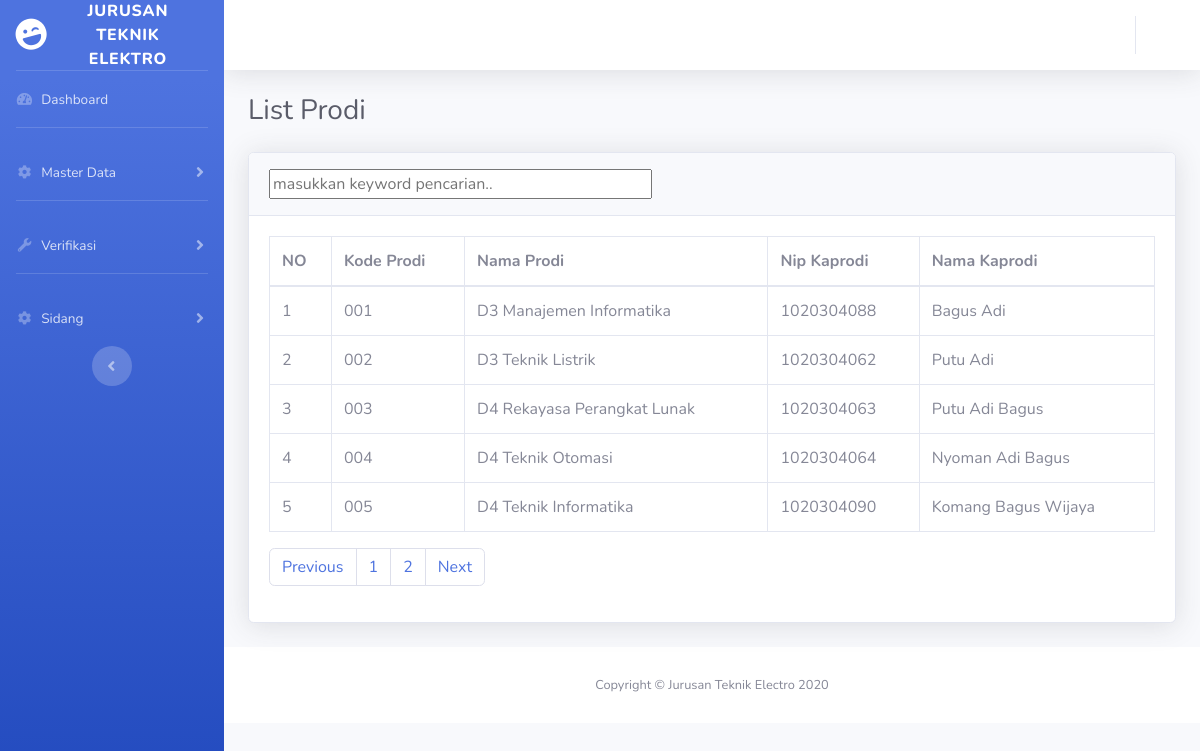
Screenshot of /dosen/listprodi.php with the database file from the repository.
### tables this page shows
CREATE TABLE `dosen` (
  `nip` varchar(20) NOT NULL,
  `namadosen` varchar(100) NOT NULL,
  `tempat_lahir` varchar(50) NOT NULL,
  `tanggal_lahir` date NOT NULL,
  `alamat` text NOT NULL,
  `email` varchar(50) NOT NULL,
  `notelp` varchar(20) NOT NULL,
  `kode_prodi` varchar(10) DEFAULT NULL,
  `id_level` varchar(10) DEFAULT NULL
);

CREATE TABLE `prodi` (
  `kode_prodi` varchar(10) NOT NULL,
  `nama_prodi` varchar(40) DEFAULT NULL
);

### dosen/listprodi.php (the view, shortened to what this page needs)
<!DOCTYPE html>
<html lang="en">
<head>
    <link href="../vendor/fontawesome-free/css/all.min.css" rel="stylesheet" type="text/css">
    <link href="../css/sb-admin-2.min.css" rel="stylesheet">
</head>
<body id="page-top">
    <div id="wrapper">
        <ul class="navbar-nav bg-gradient-primary sidebar sidebar-dark accordion" id="accordionSidebar">
            <a class="sidebar-brand d-flex align-items-center justify-content-center" href="index.html">
                <div class="sidebar-brand-icon rotate-n-15">
                    <i class="fas fa-laugh-wink"></i>
                </div>
                <div class="sidebar-brand-text mx-3">Jurusan Teknik Elektro <sup></sup></div>
            </a>
            <hr class="sidebar-divider my-0">
            <li class="nav-item">
                <a class="nav-link" href="indexdosen.php">
                    <i class="fas fa-fw fa-tachometer-alt"></i>
                    <span>Dashboard</span></a>
            </li>
            <hr class="sidebar-divider">
            <li class="nav-item">
                <a class="nav-link collapsed" href="#" data-toggle="collapse" data-target="#collapseTwo"
                    aria-expanded="true" aria-controls="collapseTwo">
                    <i class="fas fa-fw fa-cog"></i>
                    <span>Master Data</span>
                </a>
            </li>
                   <hr class="sidebar-divider">
            <li class="nav-item">
                <a class="nav-link collapsed" href="#" data-toggle="collapse" data-target="#collapseUtilities"
                    aria-expanded="true" aria-controls="collapseUtilities">
                    <i class="fas fa-fw fa-wrench"></i>
                    <span>Verifikasi</span>
                </a>
            </li>
            <hr class="sidebar-divider">
<li class="nav-item">
    <a class="nav-link collapsed" href="#" data-toggle="collapse" data-target="#collapseThree"
        aria-expanded="true" aria-controls="collapseThree">
        <i class="fas fa-fw fa-cog"></i>
        <span>Sidang</span>
    </a>
</li>
            <div class="text-center d-none d-md-inline">
                <button class="rounded-circle border-0" id="sidebarToggle"></button>
            </div>
        </ul>
        <div id="content-wrapper" class="d-flex flex-column">
            <div id="content">
                <nav class="navbar navbar-expand navbar-light bg-white topbar mb-4 static-top shadow">
                    <ul class="navbar-nav ml-auto">
                        <li class="nav-item dropdown no-arrow">
                            <a class="nav-link dropdown-toggle" href="#" id="userDropdown" role="button"
                                data-toggle="dropdown" aria-haspopup="true" aria-expanded="false">
                            </a>
                        </li>
                    </ul>
                </nav>
                <div class="container-fluid">
                    <h1 class="h3 mb-4 text-gray-800">List Prodi</h1>
                      <div class="card shadow mb-4">
                        <div class="card-header py-3">
                    <form action="">
                        <input type="text" placeholder="masukkan keyword pencarian.." size="40" id="keyword_prodi">
                        </form>
                        </div>
                        <div id="container_prodi">
                        <div class="card-body">
                            <div class="table-responsive">
                                <table class="table table-bordered" id="dataTable" width="100%" cellspacing="0">
                                    <thead>
                                        <tr>
                                        <th>NO</th>
                                        <th>Kode Prodi</th>
                                        <th>Nama Prodi</th>
                                        <th>Nip Kaprodi</th>
                                        <th>Nama Kaprodi</th>
                                        </tr>
                                    </thead>
                                    <tbody>
                                    <?php
                                        include '../koneksi.php';
                                        $batas=5;
                                        $halaman=@$_GET['halaman'];
                                                $mulai    =($halaman>1) ? ($halaman * $batas) - $batas : 0;
                                        if(empty($halaman)){
                                            $posisi=0;
                                            $halaman=1;
                                        }
                                        else{
                                            $posisi=($halaman-1)*$batas;
                                        }
                                        $query2=mysqli_query($koneksi,"select * from prodi");
                                        $jmlhdata=mysqli_num_rows($query2);
                                        $jmlhhalaman=ceil($jmlhdata/$batas);
                                        $query=" select * from prodi join dosen on prodi.kode_prodi = dosen.kode_prodi order by prodi.kode_prodi asc LIMIT $posisi,$batas";
                                        $no=$mulai+1;
                                        $data=mysqli_query($koneksi,$query);
                                        while($d = mysqli_fetch_array($data)){
                                            ?>
                                        <tr>
                                        <Td><?php echo $no++ ?></Td>
                                        <Td><?php echo $d['kode_prodi']; ?></Td>
                                        <Td><?php echo $d['nama_prodi']; ?></Td>
                                        <Td><?php echo $d['nip']; ?></Td>
                                        <Td><?php echo $d['namadosen']; ?></Td>
                                        </tr>
                                        <?php
                                        }
                                            ?>
                                    </tbody>
                                        </table>
                            </div>
                            <nav aria-label="Page navigation example">
                                            <ul class="pagination">
                                            <li class="page-item"><a class="page-link" href="listprodi.php?halaman=<?php echo $halaman-1; ?>">Previous</a></li>
                                            <?php for($i=1; $i<=$jmlhhalaman; $i++){
                                             ?>
                                            <li class="page-item"><a class="page-link" href="listprodi.php?halaman=<?php echo $i; ?>"><?php echo"".$i; ?></a></li>
                                        <?php   } ?>
                                        <li class="page-item"><a class="page-link" href="listprodi.php?halaman=<?php  echo $halaman+1; ?>">Next</a></li>
                                        </ul>
                                        </nav>
                        </div>
                    </div>
                </div>
            </div>
            <footer class="sticky-footer bg-white">
                <div class="container my-auto">
                    <div class="copyright text-center my-auto">
                        <span>Copyright &copy; Jurusan Teknik Electro 2020</span>
                    </div>
                </div>
            </footer>
        </div>
    </div>
</body>
</html>

### rows the page displays
dosen: kode_prodi "001", kode_prodi.nama_prodi "D3 Manajemen Informatika", nip "1020304088", namadosen "Bagus Adi"
dosen: kode_prodi "002", kode_prodi.nama_prodi "D3 Teknik Listrik", nip "1020304062", namadosen "Putu Adi"
dosen: kode_prodi "003", kode_prodi.nama_prodi "D4 Rekayasa Perangkat Lunak", nip "1020304063", namadosen "Putu Adi Bagus"
dosen: kode_prodi "004", kode_prodi.nama_prodi "D4 Teknik Otomasi", nip "1020304064", namadosen "Nyoman Adi Bagus"
dosen: kode_prodi "005", kode_prodi.nama_prodi "D4 Teknik Informatika", nip "1020304090", namadosen "Komang Bagus Wijaya"
